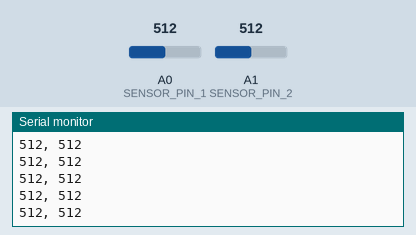
Recording of a sketch running on a simulated Arduino Uno, built with avr-gcc and run on an emulated ATmega328P. Parts: the last lines printed to the serial monitor. The test bench sets the inputs (shaded band); at power-on: A1 (SENSOR_PIN_2) = 512, A0 (SENSOR_PIN_1) = 512.

Above: at 2.7 s.
2.8 s: A1 (SENSOR_PIN_2) set to 11
At 3.4 s:
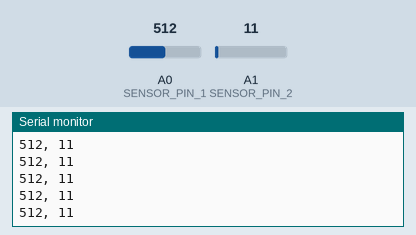
4.3 s: A1 (SENSOR_PIN_2) set to 8
At 5.0 s:
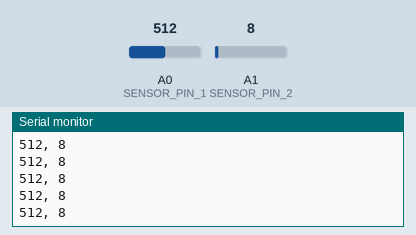
Timing chart, 0 to 7.3 s (numbered marks = the images above; inputs shaded):
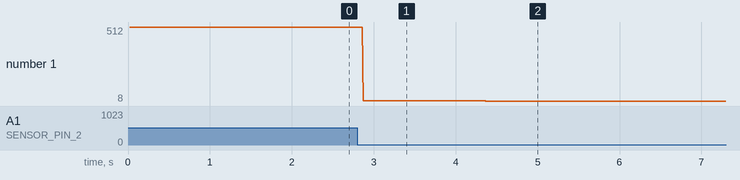

The sketch:

EMG-Serial.ino
```cpp
#define SENSOR_PIN_1 A0 // Pin for Sensor 1
#define SENSOR_PIN_2 A1 // Pin for Sensor 2

const int SAMPLE_INTERVAL = 1000 / 200; // Sampling interval in milliseconds (3.33 milliseconds per sample)

void setup() {
  Serial.begin(9600);
  pinMode(SENSOR_PIN_1, INPUT);
  pinMode(SENSOR_PIN_2, INPUT);
  Serial.println("Sensor 1, Sensor 2"); // Print the header row to the serial monitor
}

void loop() {
  static unsigned long previousMillis = millis();
  unsigned long currentMillis = millis();

  if (currentMillis - previousMillis >= SAMPLE_INTERVAL) {
    previousMillis = currentMillis;

    int sensorValue1 = analogRead(SENSOR_PIN_1);
    int sensorValue2 = analogRead(SENSOR_PIN_2);

    Serial.print(sensorValue1);
    Serial.print(", ");
    Serial.println(sensorValue2);
  }
}
```

Measured:
- after the input at 2.8 s, the serial monitor: prints a new line after 0.07 s (image 1)
- after the input at 4.3 s, the serial monitor: prints a new line after 0.07 s (image 2)
- plotted number 1: 512 → 11 after the input at 2.8 s, 11 → 8 after the input at 4.3 s
